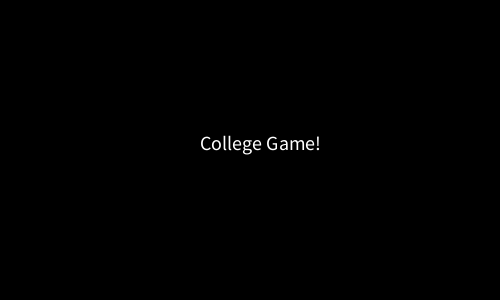
Frame 1 (no input)
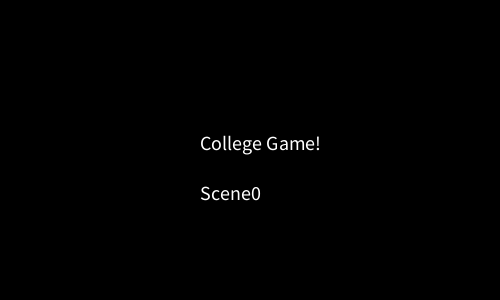
Frame 60 (the mouse pressed at the canvas centre just before this capture)
Frame 120 (the mouse held since frame 60 and released just before this capture): identical to frame 60, image omitted

The Processing sketch that drew these frames (run headless with seeded random() and noise(); from frame 60 on, the mouse is pressed at the canvas centre):

// Processing sketch: twentyQuestionsLab
// ── twentyQuestionsLab.pde
BST tree=new BST();
TreeNode current;
String s="College Game!";
Scenes sc;
boolean introSlide=false;
boolean one=false;
boolean two=false;

void setup() {
  size(500, 300);
  current=tree.buildTree();
  sc=new Scenes();
}
void draw() {
  background(0);
  fill(255);
  textSize(20);
  text(s, 200, height/2);
  changeScenes();
}


void changeScenes() {
  if (introSlide==true) {
    sc.scene0();
  } else if (one==true) {
    sc.scene1();
  } else if (two==true) {
    sc.scene2();
  } else {
    introSlide=true;
  }
}

void keyPressed() {
  if (keyCode == LEFT) {
    s=(String)current.getValue();
    System.out.println(s);
    if (s.equals("Texas El Paso!")) {//leaf
      one=true;
      introSlide=false;
    } else if (s.equals("Augsburg in Minneapolis!")) {//leaf
      two=true;
      introSlide=false;
    } else {
      current= current.getLeft();
    }
  } else if (keyCode == RIGHT) {
    s=(String)current.getValue();
    System.out.println(s);
    if (s.equals("Texas El Paso!")) {//leaf
      one=true;
      introSlide=false;
    } else if (s.equals("Augsburg in Minneapolis!")) {//leaf
      two=true;
      introSlide=false;
    } else {
      current = current.getRight();
    }
  }
}



interface Treeable {
  public Object getValue();
  public Treeable getLeft();
  public Treeable getRight();
  public void setValue(Comparable value);
  public void setLeft(Treeable left);
  public void setRight(Treeable right);
}

// ── BST.pde
class BST {
  TreeNode root;
  TreeNode current;

  public BST() {
    root=null;
  }
  TreeNode buildTree() {
    root=new TreeNode("Do you like rural (left) or cities (right)?");
    //level one
    root.setLeft(new TreeNode("big (left)  or small (right)?"));
    root.setRight(new TreeNode("big (left) or small (right)?"));
    //level two
    root.getLeft().setLeft(new TreeNode("warm (left )or cold (right)?"));
    root.getRight().setRight(new TreeNode("warm (left )or cold (right)?"));
    root.getLeft().setRight(new TreeNode("warm (left )or cold (right)?"));
    root.getRight().setLeft(new TreeNode("warm (left )or cold (right)?"));

    //level three left sub tree
    root.getLeft().getLeft().setLeft(new TreeNode("Texas El Paso!"));
    root.getLeft().getLeft().setRight(new TreeNode("U of Iowa!"));
    root.getLeft().getRight().setLeft(new TreeNode("Stetson in Florida!"));
    root.getLeft().getRight().setRight(new TreeNode("Coe College in Iowa!"));

    //level three right sub tree
    root.getRight().getRight().setRight(new TreeNode("Augsburg in Minneapolis!"));
    root.getRight().getRight().setLeft(new TreeNode("U of Arizona!"));
    root.getRight().getLeft().setLeft(new TreeNode("U of Austin, TX!"));
    root.getRight().getLeft().setRight(new TreeNode("UMN!"));
    current=root;
    return current;
  }
}

// ── Scenes.pde
class Scenes  {
  PImage img;
  public Scenes() {
  }
  void scene0() {
    text("Scene0", 200, 200);
  }
  void scene1() {
    text("Scene1", 200, 200);
  }
  void scene2() {
    text("Scene2", 200, 200);
  }

}

// ── TreeNode.pde
public class TreeNode implements Treeable{
  private Comparable treeNodeValue;
  private TreeNode leftTreeNode;
  private TreeNode rightTreeNode;
  private Scenes scenes;

  public TreeNode( ){
    treeNodeValue = null;
    leftTreeNode = null;
    rightTreeNode = null;
  }
  
  public TreeNode(Comparable value){
    treeNodeValue = value;
    leftTreeNode = null;
    rightTreeNode = null;
    
  }

  public TreeNode(Comparable value, TreeNode left, TreeNode right){
    treeNodeValue = value;
    leftTreeNode = left;
    rightTreeNode = right;
  }
  
    public TreeNode(Comparable value, Scenes s){
    treeNodeValue = value;
    scenes=s;
  }

  public Comparable getValue(){
    return treeNodeValue;
  }

  public TreeNode getLeft(){
    return leftTreeNode;
  }

  public TreeNode getRight(){
    return rightTreeNode;
  }

  public void setValue(Comparable value)
  {
    treeNodeValue = value;
  }

  public void setLeft(Treeable left)
  {
    leftTreeNode = (TreeNode)left;
  }

  public void setRight(Treeable right)
  {
    rightTreeNode = (TreeNode)right;
  }
}
